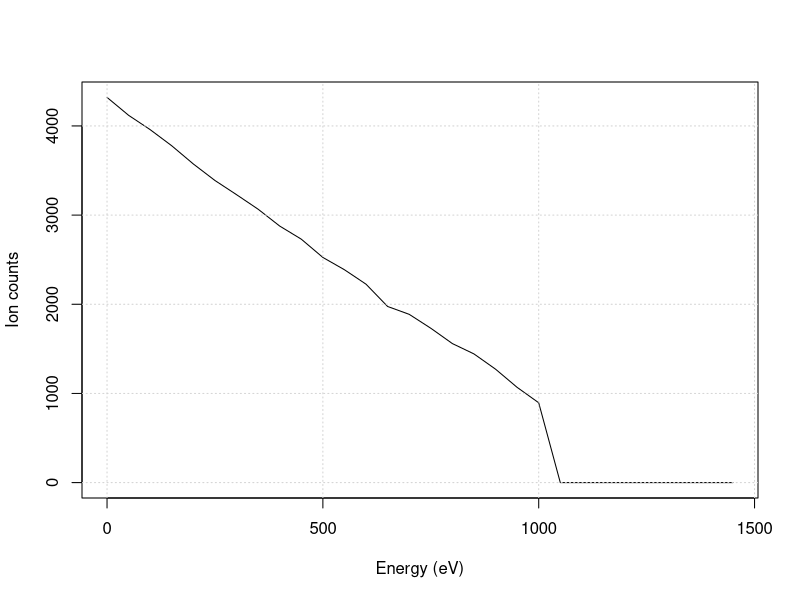
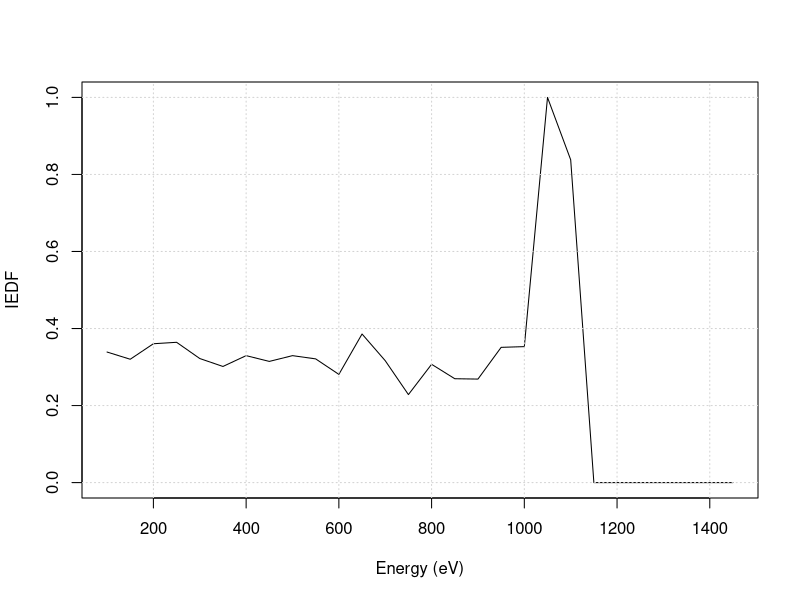
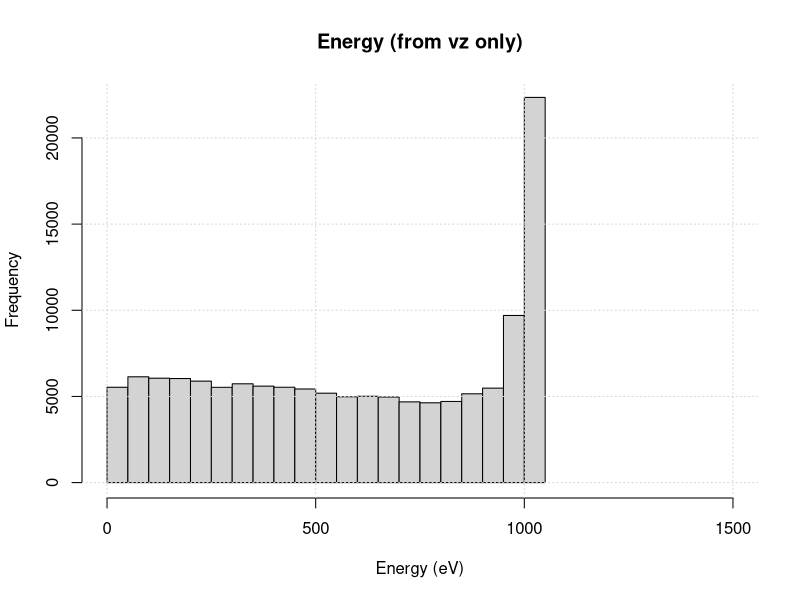
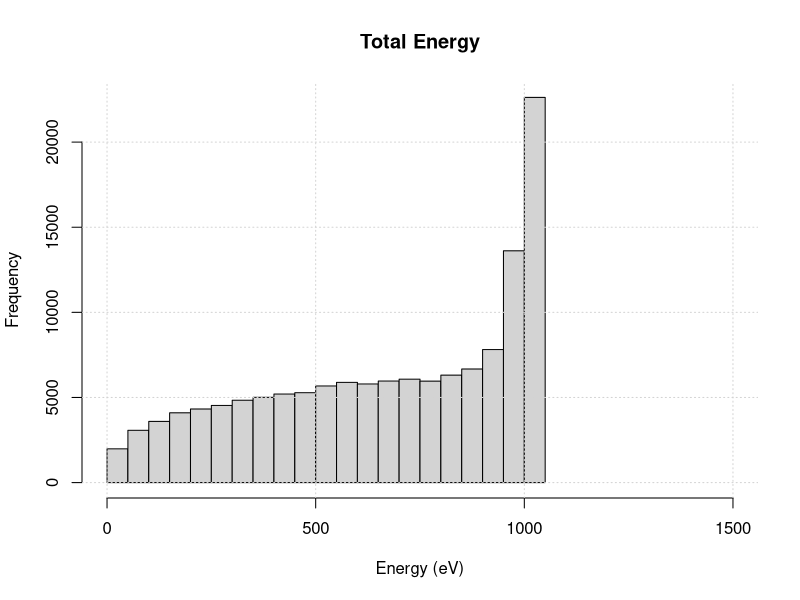
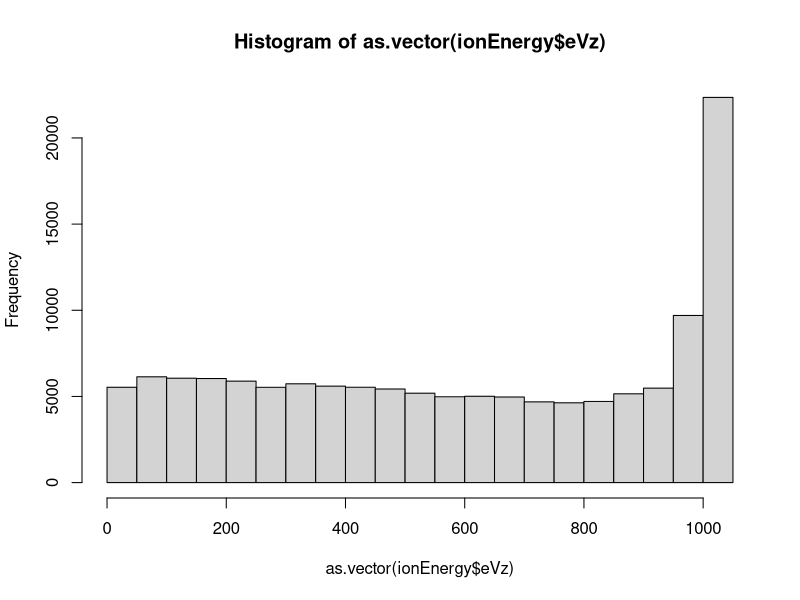
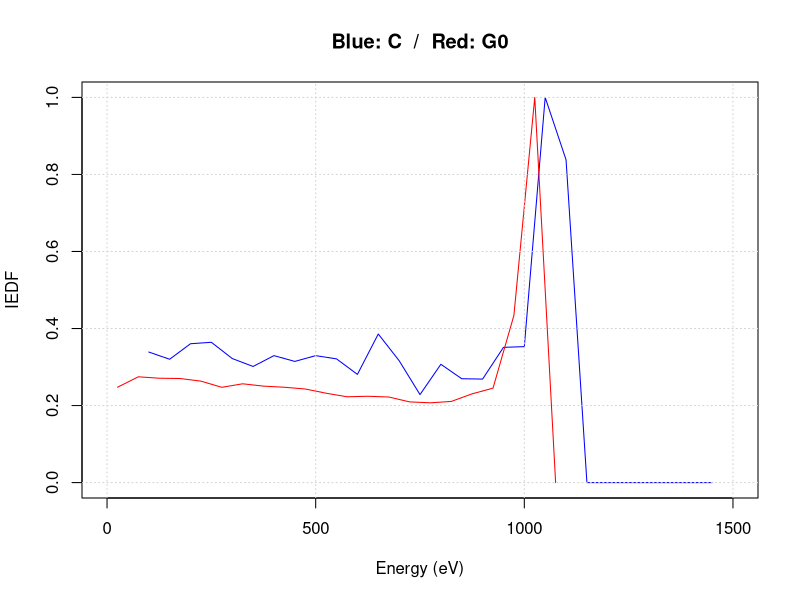

The R script that drew these images, in order:
library(dplyr)
ionCount <- read.csv("ionCount.csv", header=FALSE, colClasses = c("numeric","numeric","numeric"))
colnames(ionCount) <- c("G2","Count","Energy(ev)")

ionCount <- ionCount %>% group_by(G2) %>% summarise(counts = sum(Count))

plot(ionCount, type = "l", xlab="Energy (eV)", ylab="Ion counts"); grid()

derivative <- c()
n <- dim(ionCount)[1]-1  
for (i in 2:n)
  {
  numerator <- with(ionCount, -(counts[i+1]-counts[i-1]) )
  denominator <- with(ionCount, (G2[i+1]-G2[i-1]) )
  if (denominator < 0) data <- 0
  else data <- numerator/denominator
  derivative <- rbind(derivative,data)
}
derivative <- derivative/max(derivative)
energyStep <- ionCount$G2[2]-ionCount$G2[1]
energy <- seq(2,n,1)*energyStep
plot(derivative ~ energy, type="l",xlab="Energy (eV)", ylab="IEDF"); grid()



#ION ENERGY DISTRIBUTION AS SEEN AT G0
ionEnergy <- read.csv("ionEnergy.csv", header=FALSE, colClasses = c("numeric","numeric"))
colnames(ionEnergy) <- c("eVz", "eV")
hist(as.vector(ionEnergy$eVz), breaks=n+1, 
     xlab="Energy (eV)", 
     ylab="Frequency", 
     main = "Energy (from vz only)", xlim=c(0,1500)); grid()
hist(as.vector(ionEnergy$eV), breaks=n+1, 
     xlab="Energy (eV)", 
     ylab="Frequency", 
     main = "Total Energy", xlim=c(0,1500)); grid()


#Alternative to ION ENERGY DISTRIBUTION AS SEEN AT G0
hist_obj <- hist(as.vector(ionEnergy$eVz), breaks = n+1)
IEDFcounts <- c(hist_obj$counts,0) / max(hist_obj$counts)
energyBins <- hist_obj$breaks
energyBins <- energyBins + energyStep/2


# PLOT IEDF AT G0 AND COLLECTOR

plot(derivative ~ energy, type="l",
     xlab="Energy (eV)", ylab="IEDF", col="blue",
     main = "Blue: C  /  Red: G0",
     xlim = c(0,1500))
lines(IEDFcounts ~ energyBins, type="l", col="red"); grid()
